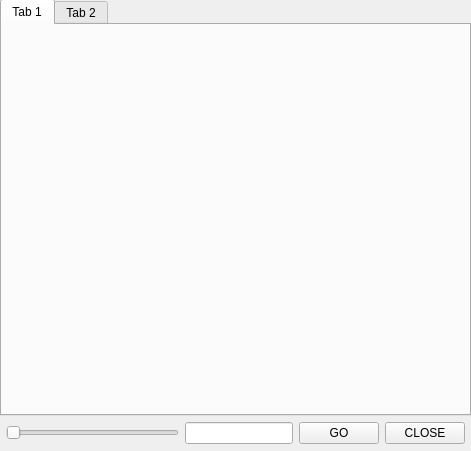
<?xml version="1.0" encoding="UTF-8"?>
<ui version="4.0">
 <class>Form</class>
 <widget class="QWidget" name="Form">
  <property name="geometry">
   <rect>
    <x>0</x>
    <y>0</y>
    <width>471</width>
    <height>451</height>
   </rect>
  </property>
  <property name="windowTitle">
   <string>Form</string>
  </property>
  <widget class="QWidget" name="verticalLayoutWidget">
   <property name="geometry">
    <rect>
     <x>0</x>
     <y>-1</y>
     <width>471</width>
     <height>451</height>
    </rect>
   </property>
   <layout class="QVBoxLayout" name="verticalLayout">
    <item>
     <widget class="QTabWidget" name="tabWidget">
      <property name="currentIndex">
       <number>0</number>
      </property>
      <widget class="QWidget" name="tab">
       <attribute name="title">
        <string>Tab 1</string>
       </attribute>
      </widget>
      <widget class="QWidget" name="tab_2">
       <attribute name="title">
        <string>Tab 2</string>
       </attribute>
      </widget>
     </widget>
    </item>
    <item>
     <layout class="QHBoxLayout" name="horizontalLayout">
      <property name="leftMargin">
       <number>6</number>
      </property>
      <property name="topMargin">
       <number>0</number>
      </property>
      <property name="rightMargin">
       <number>6</number>
      </property>
      <property name="bottomMargin">
       <number>6</number>
      </property>
      <item>
       <widget class="QSlider" name="memoTimeSlider">
        <property name="orientation">
         <enum>Qt::Horizontal</enum>
        </property>
       </widget>
      </item>
      <item>
       <widget class="QLineEdit" name="memoTimeEdit">
        <property name="sizePolicy">
         <sizepolicy hsizetype="Minimum" vsizetype="Fixed">
          <horstretch>0</horstretch>
          <verstretch>0</verstretch>
         </sizepolicy>
        </property>
       </widget>
      </item>
      <item>
       <widget class="QPushButton" name="memoGoButton">
        <property name="text">
         <string>GO</string>
        </property>
       </widget>
      </item>
      <item>
       <widget class="QPushButton" name="memoCloseButton">
        <property name="text">
         <string>CLOSE</string>
        </property>
       </widget>
      </item>
     </layout>
    </item>
   </layout>
  </widget>
 </widget>
 <resources/>
 <connections/>
</ui>
